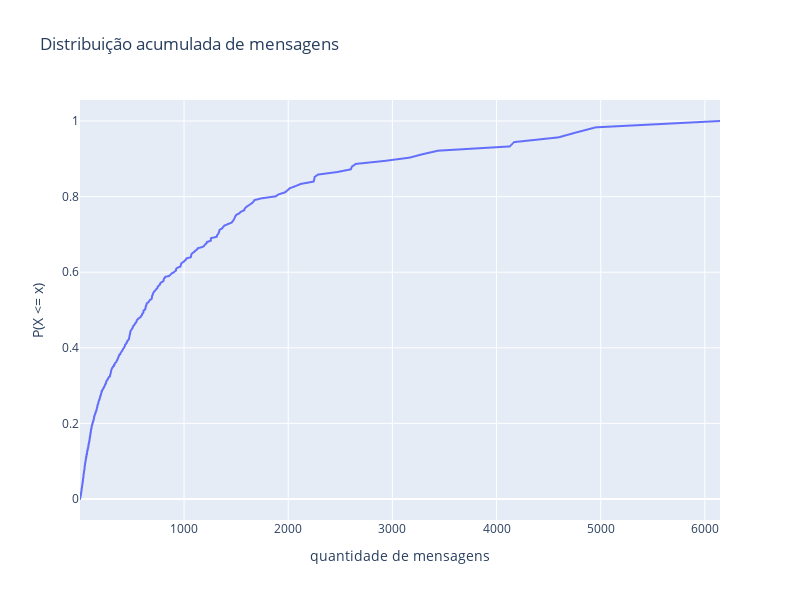
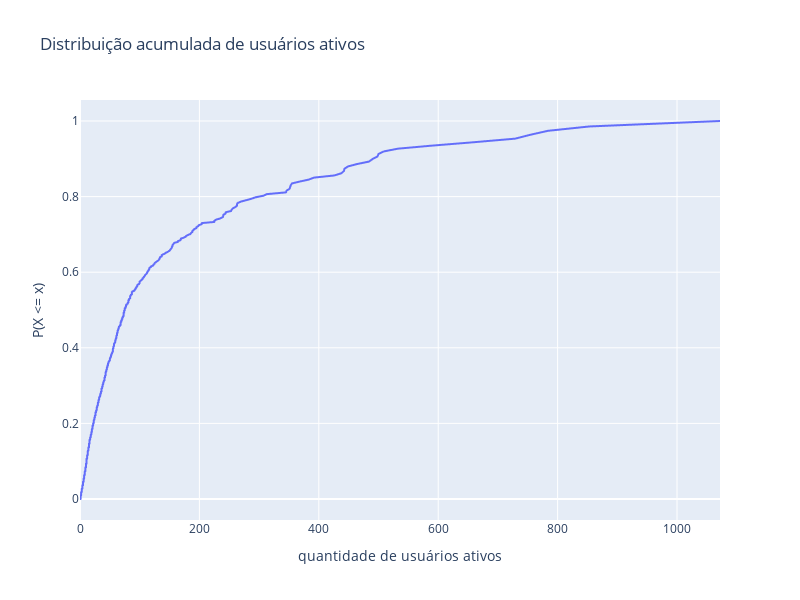

The code cell stored with these charts, in order, in its notebook:
### Markdown cell above
### Função de distribuição acumulada

Abaixo, é mostrado o CDF da quantidade de mensagens por dia de cada grupo, com o objetivo de verificar, se selecionarmos uma quantidade de mensagens aleatória X, qual a probabilidade dessa quantidade (X) ser menor ou igual a determinado x.

- Exemplo: Se selecionarmos aleatóriamente uma quantidade de mensagens, qual a probabilidade de que contenha até 2000 mensagens?  
 De acordo com o gráfico, aproximadamente 82%.

### Code cell
df_for_cumulative_distribution_function = data_visualization.get_df_for_distribution_function(groups)
messages_cumulative_fig, active_users_cumulative_fig = data_visualization.cumulative_distribution_function(df_for_cumulative_distribution_function)
messages_cumulative_fig.show()
active_users_cumulative_fig.show()

### Figure 1 — Plotly figure (JSON) as saved in the notebook; plotly's stock layout.template omitted (floating-point values rounded to 4 significant figures; data arrays with more than 128 entries replaced by an {"elided": "..."} marker saying what was removed)
{"data": [{"hovertemplate": "quantidade_mensagens=%{x}<br>messages_cumulative_distribution=%{y}<extra></extra>", "legendgroup": "", "line": {"color": "#636efa", "dash": "solid"}, "marker": {"symbol": "circle"}, "mode": "lines", "name": "", "showlegend": false, "type": "scattergl", "x": {"elided": "3334 int values"}, "xaxis": "x", "y": {"elided": "3334 float values"}, "yaxis": "y"}], "layout": {"height": 600, "legend": {"tracegroupgap": 0}, "title": {"text": "Distribuição acumulada de mensagens"}, "width": 800, "xaxis": {"anchor": "y", "domain": [0, 1], "title": {"text": "quantidade de mensagens"}}, "yaxis": {"anchor": "x", "domain": [0, 1], "title": {"text": "P(X <= x)"}}}}

### Figure 2 — Plotly figure (JSON) as saved in the notebook; plotly's stock layout.template omitted (floating-point values rounded to 4 significant figures; data arrays with more than 128 entries replaced by an {"elided": "..."} marker saying what was removed)
{"data": [{"hovertemplate": "active_users=%{x}<br>active_users_cumulative_distribution=%{y}<extra></extra>", "legendgroup": "", "line": {"color": "#636efa", "dash": "solid"}, "marker": {"symbol": "circle"}, "mode": "lines", "name": "", "showlegend": false, "type": "scattergl", "x": {"elided": "3334 int values"}, "xaxis": "x", "y": {"elided": "3334 float values"}, "yaxis": "y"}], "layout": {"height": 600, "legend": {"tracegroupgap": 0}, "title": {"text": "Distribuição acumulada de usuários ativos"}, "width": 800, "xaxis": {"anchor": "y", "domain": [0, 1], "title": {"text": "quantidade de usuários ativos"}}, "yaxis": {"anchor": "x", "domain": [0, 1], "title": {"text": "P(X <= x)"}}}}
